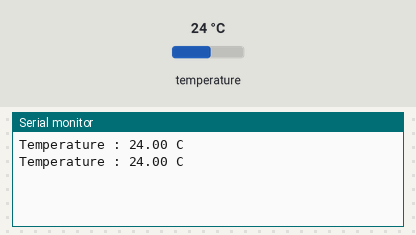
This sketch was run on a simulated ESP32. On the bench: the last lines printed to the serial monitor. The inputs (shaded band) are chosen by the test bench; at power-on: temperature 24 °C.

Above: at 3.3 s.
3.4 s: temperature set to 12 °C
At 4.7 s:
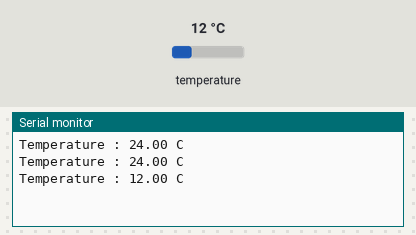
5.9 s: temperature set to 19 °C
At 7.2 s:
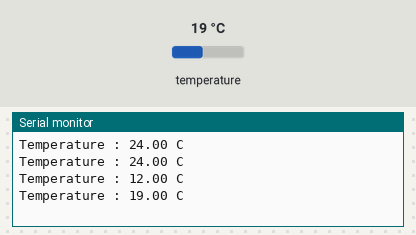
Timing chart, 0 to 8.9 s (numbered marks = the images above; inputs shaded):
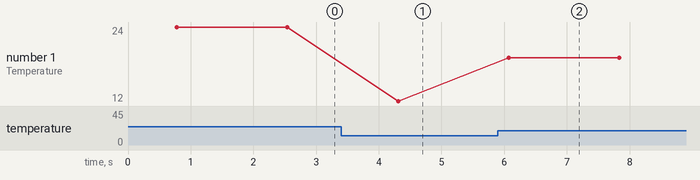

The sketch:

sketch_jan27a.ino
```cpp
#include "OneWire.h"
#include "DallasTemperature.h"

OneWire oneWire(33);
DallasTemperature tempSensor(&oneWire);

void setup() {
  Serial.begin(9600);
  tempSensor.begin();
}

void loop() {
  float t;
  tempSensor.requestTemperaturesByIndex(0);

  t = tempSensor.getTempCByIndex(0);

  Serial.print("Temperature : ");
  Serial.print(t);
  Serial.print(" C\n");

  delay(1000);
}
```

Measured:
- after the input at 3.4 s, the serial monitor: prints a new line after 0.91 s (image 1)
- after the input at 5.9 s, the serial monitor: prints a new line after 0.17 s (image 2)
- plotted number 1: 24 → 12 after the input at 3.4 s, 12 → 19 after the input at 5.9 s
